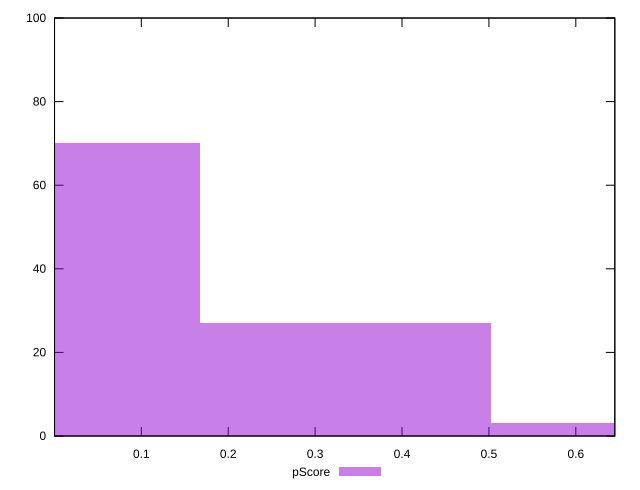

Here is the gnuplot script that generated this plot:
reset

$pScore <<EOF
0 70
0.3347545433378607 27
0.6695090866757214 3
EOF

set key outside below
set boxwidth 0.3347545433378607
set xrange [0.00012696198346245913:0.6448924389862046]
set yrange [0:100]
set trange [0:100]
set style fill transparent solid 0.5 noborder
set terminal svg size 640, 490 enhanced background rgb 'white'
set output "report_00013_2021-02-09T12-04-24.940Z/total-blocking-time/samples/pages/pScore/histogram.svg"

plot $pScore title "pScore" with boxes

reset
